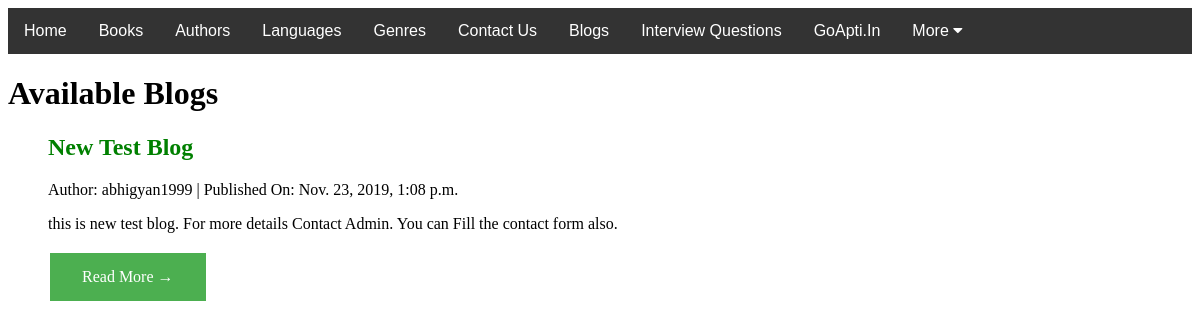
The page /catalog/blog/ on the database as committed earlier.
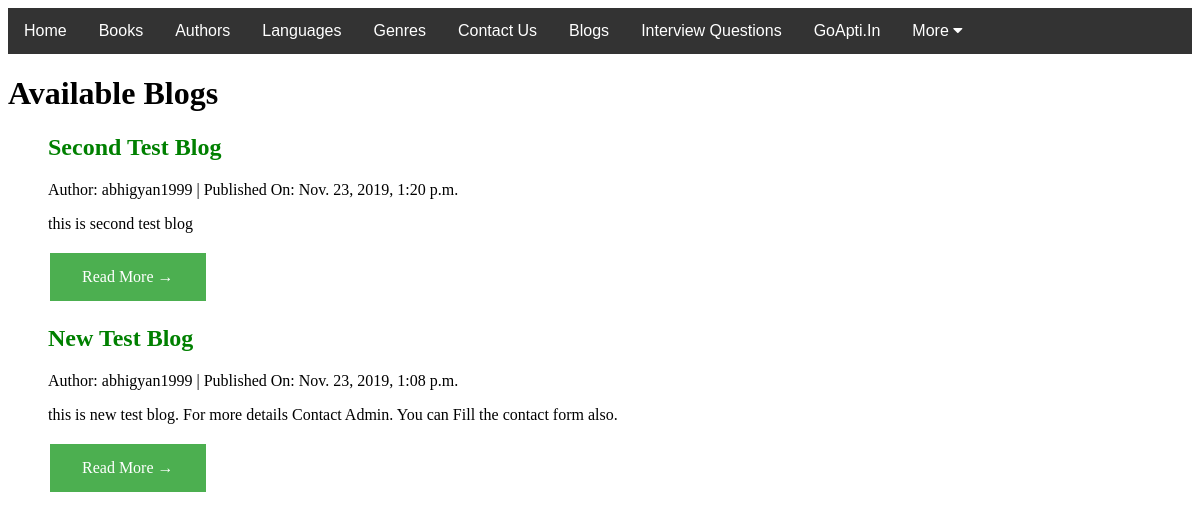
The same page on the database as committed later.
### catalog/models.py (models this page shows, shortened)
class Blog(models.Model):
    title = models.CharField(max_length=200, unique=True)
    slug = models.SlugField(max_length=200, unique=True)
    author = models.ForeignKey(User, on_delete=models.CASCADE)
    updated_on = models.DateTimeField(auto_now=True)
    content = models.TextField()
    image = models.ImageField(default="yes")
    created_on = models.DateTimeField(auto_now_add=True)
    status = models.IntegerField(choices=STATUS, default=0)
    class Meta:
        ordering = ['-created_on']

### catalog/views.py (the view)
# urls.py: path('blog/', views.BlogListView.as_view(), name='blog'),
class BlogListView(generic.ListView):
    model = Blog
    queryset = Blog.objects.filter(status=1).order_by('-created_on')
    template_name = 'blog_list.html'

### catalog/templates/catalog/blog_list.html (shortened to what this page needs)
{% extends "base_generic.html" %}
{% block content %}
  <h1>Available Blogs</h1>
  {% if blog_list %}
    {% for blog in blog_list %}
          <ol>
                    <h2 style="color: green;">{{ blog.title }}</h2>
                    <p>Author: {{ blog.author }} | Published On: {{ blog.created_on}} </p>
                    <p>{{blog.content|slice:":200" }}</p>
                    <a href="{% url 'blog_detail' blog.slug  %}" class="button">Read More &rarr;</a>
          </ol>
    {% endfor %}
  {% else %}
    <p>There is nothing to show blog in the library.</p>
  {% endif %}
{% endblock %}

Rows that differ between the two databases and show on the page:
added Blog: title "Second Test Blog", author "abhigyan1999", created_on "Nov. 23, 2019, 1:20 p.m.", content "this is second test blog"
